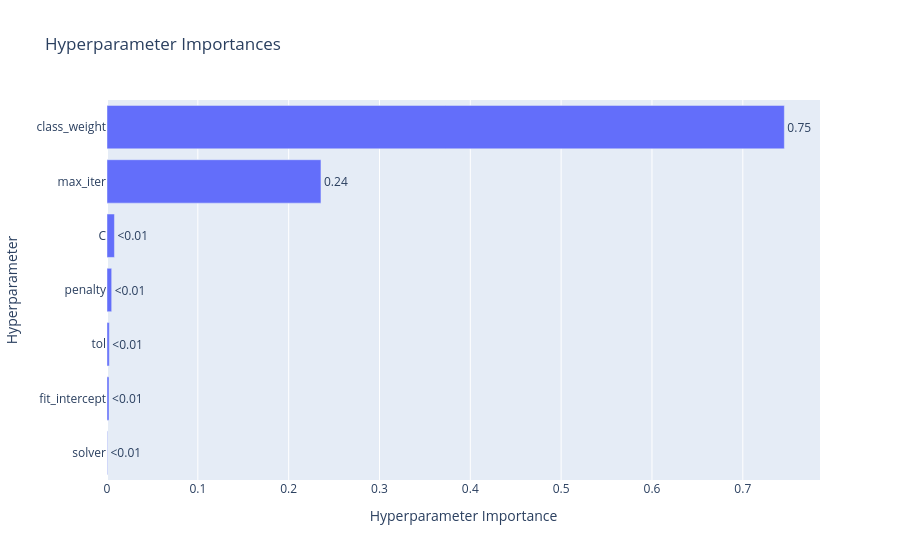

Here is the notebook cell this chart was saved with:
### Markdown cell above
### 13.6 Importance des hyperparamètres

Après l'optimisation, Optuna permet d'estimer l'influence de chaque
hyperparamètre sur les performances du modèle.

Cette analyse identifie les paramètres ayant le plus d'impact sur le
F1-score et permet de mieux comprendre les facteurs qui contribuent à
l'amélioration des performances de la régression logistique.

### Code cell
from optuna.visualization import plot_param_importances

fig = plot_param_importances(study)

fig.show()

### Figure 1 — Plotly figure (JSON) as saved in the notebook; plotly's stock layout.template omitted (floating-point values rounded to 4 significant figures)
{"data": [{"cliponaxis": false, "hovertemplate": ["solver (CategoricalDistribution): 0.000543628504604197<extra></extra>", "fit_intercept (CategoricalDistribution): 0.0022329584607371183<extra></extra>", "tol (FloatDistribution): 0.002555737535735804<extra></extra>", "penalty (CategoricalDistribution): 0.0051571681240179315<extra></extra>", "C (FloatDistribution): 0.008200856844768368<extra></extra>", "max_iter (IntDistribution): 0.23556286800820228<extra></extra>", "class_weight (CategoricalDistribution): 0.7457467825219343<extra></extra>"], "name": "Objective Value", "orientation": "h", "text": ["<0.01", "<0.01", "<0.01", "<0.01", "<0.01", "0.24", "0.75"], "textposition": "outside", "type": "bar", "x": [0.0005436, 0.002233, 0.002556, 0.005157, 0.008201, 0.2356, 0.7457], "y": ["solver", "fit_intercept", "tol", "penalty", "C", "max_iter", "class_weight"]}], "layout": {"title": {"text": "Hyperparameter Importances"}, "xaxis": {"title": {"text": "Hyperparameter Importance"}}, "yaxis": {"title": {"text": "Hyperparameter"}}}}
